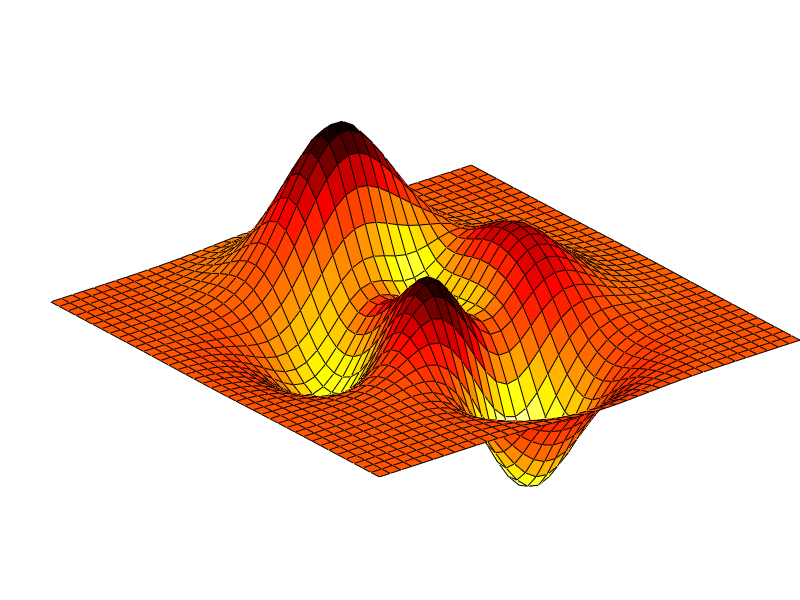

This chart was generated by the following MATLAB code: (Note: this script raises an error after producing the figure.)
function h = testThreeVector()

    usePanel = false;
    figure(1); clf; set(gcf, 'Color', 'w');

    if usePanel
        p = OuterPanel();
        R = 2;
        C = 2;
        p.pack(R,C);

        for r = 1:R
            for c = 1:C
                p(r,c).select();
                doTV();
            end
        end
    else
        h = doTV();
    end

end


function h = doTV()
    P = peaks(40);
    C = del2(P);
    h = surf(P,C);
    colormap hot
    view([322 39]);

    hold on; axis off; axis tight;
    set(gca, 'LooseInset', [ 0 0 0 0 ]);
    xlabel('X');
    ylabel('Y');
    zlabel('Z');

    tv = ThreeVector(gca);

    %rotate3d on;
end

